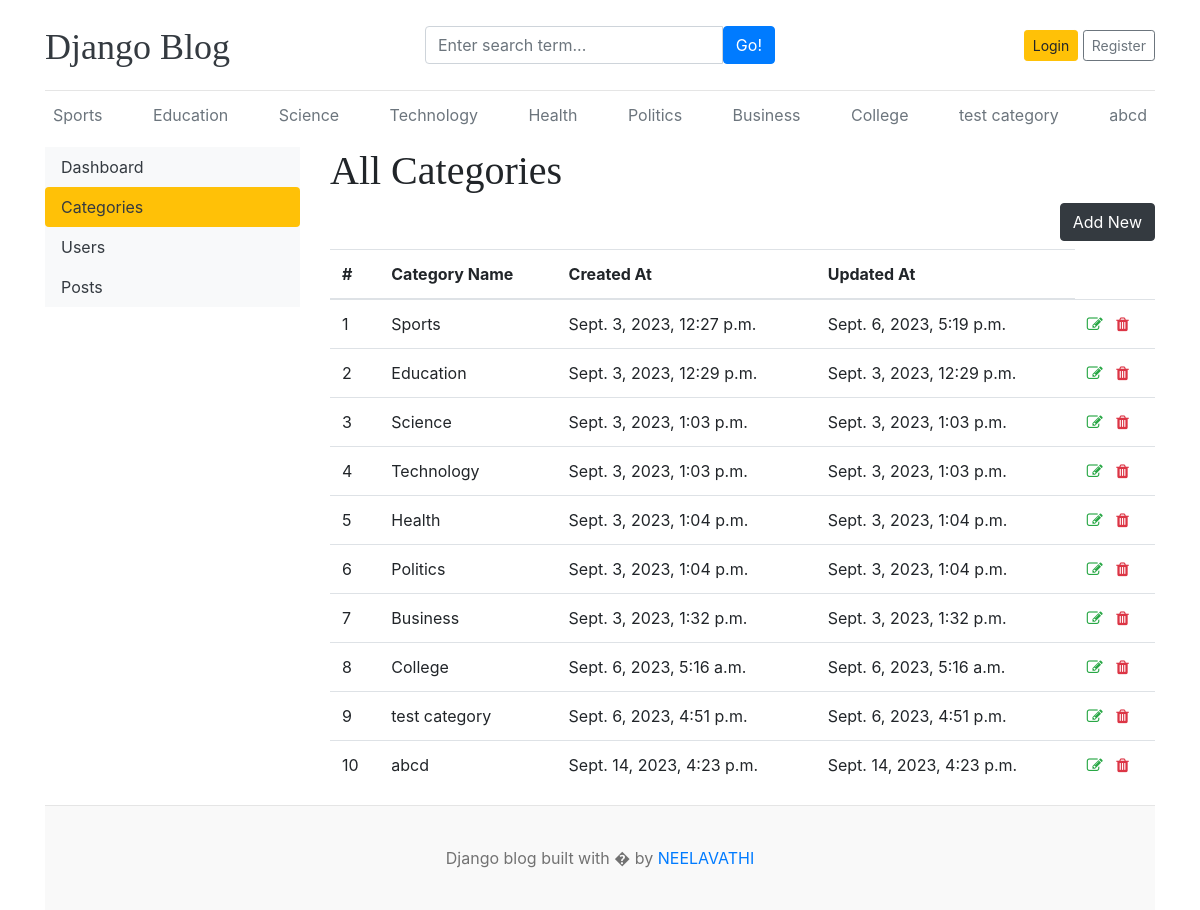
/dashboard/categories/, run on the app's committed database.
### blog/models.py (models this page shows)
class Category(models.Model):
    category_name=models.CharField(max_length=50,unique=True)
    created_at=models.DateTimeField(auto_now_add=True)
    updated_at=models.DateTimeField(auto_now=True)
    class Meta:
      verbose_name_plural='categories'
    def __str__(self):
      return self.category_name

### dashboards/views.py (the view)
# urls.py: path('categories/',views.categories,name='categories'),
def categories(request):
    return render(request,'dashboard/categories.html')

### blog/context_processors.py (called while the page is built)
def get_categories(request):
    categories=Category.objects.all()
    return dict(categories=categories)

def get_social_links(request):
    social_links=SocialLink.objects.all()
    return dict(social_links=social_links)

### templates/dashboard/categories.html (shortened to what this page needs)
{% extends 'base.html' %}
{% block content %}
  <div class="row">
    {% include 'dashboard/sidebar.html' %}
    <div class="col-md-9">
      <h1>All Categories</h1>
      <a href="{% url 'add_category' %}" class="btn btn-dark float-right mb-2">Add New</a>
      <table class="table table-hover">
        <thead>
          <tr>
            <th scope="col">#</th>
            <th scope="col">Category Name</th>
            <th scope="col">Created At</th>
            <th scope="col">Updated At</th>
          </tr>
          <tbody>
            {% for cat in categories %}
            <tr>
                <td>{{forloop.counter}}</td>
                <td>{{cat}}</td>
                <td>{{cat.created_at}}</td>
                <td>{{cat.updated_at}}</td>
                <td>
                    <a href="{% url 'edit_category' cat.id %}"><i class="fa fa-edit text-success"></i></a>
                    <a href="{% url 'delete_category' cat.id %}"><i class="fa fa-trash text-danger"></i></a>
                </td>
            </tr>
            {% endfor %}
          </tbody>
        </thead>
      </table>
    </div>
  </div>
{% endblock %}

### templates/base.html (shortened to what this page needs)
{% load static %}
<!DOCTYPE html>
<html lang="en">
<head>
    <link href="https://getbootstrap.com/docs/4.0/dist/css/bootstrap.min.css" rel="stylesheet">
    <link href="{% static 'css/blog.css' %}" rel="stylesheet">
    <link rel="stylesheet" href="https://cdnjs.cloudflare.com/ajax/libs/font-awesome/4.7.0/css/font-awesome.min.css">
  </head>
<body>
    <div class="container">
      <header class="blog-header py-3">
        <div class="row flex-nowrap justify-content-between align-items-center">
          <div class="col-4 pt-1">
            <a class="blog-header-logo text-dark" href="/">Django Blog</a>
          </div>
          <div class="col-4">
            <form action="{% url 'search' %}" method="GET">
                <div class="input-group">
                    <input class="form-control" type="text" name="keyword" value="{{keyword}}" placeholder="Enter search term..." aria-label="Enter search term..." aria-describedby="button-search" />
                    <button type="submit" class="btn btn-primary" id="button-search" type="button">Go!</button>
                </div>
            </form>
          </div>
          <div class="col-4 d-flex justify-content-end align-items-center">
            {% if not user.is_authenticated %}
            <a class="btn btn-sm btn-warning" href="{% url 'login' %}">Login</a> &nbsp;
            <a class="btn btn-sm btn-outline-secondary" href="{% url 'register' %}">Register</a>
          </div>
            {% else %}
            <span><a href="{% url 'dashboard' %}">Dashboard</a></span>
            &emsp;
            <span><a href="{% url 'logout' %}">Logout</a></span>
            {% endif %}
        </div>
      </header>
      <div class="nav-scroller py-1 mb-2">
        <nav class="nav d-flex justify-content-between">
          {% for cat in categories %}
          <a class="p-2 text-muted" href="{% url 'posts_by_category' cat.id %}">{{cat.category_name}}</a>
          {% endfor %}
        </nav>
      </div>
{% block content %}
{% endblock  %}
<footer class="blog-footer">
    <p>Django blog built with �  by <a href="#">NEELAVATHI</a></p>
  </footer>
  </body>
  </html>

### project1/static/css/blog.css (style rules this page uses)
.blog-header { border-bottom: 1px solid #e5e5e5; }
.blog-header-logo { font-family: "Playfair Display", Georgia, "Times New Roman", serif; font-size: 2.25rem; }
h1, h2, h3, h4, h5, h6 { font-family: "Playfair Display", Georgia, "Times New Roman", serif; }
.blog-footer { padding: 2.5rem 0; color: #727272; text-align: center; background-color: #f9f9f9; border-top: .05rem solid #e5e5e5; }
.blog-footer p:last-child { margin-bottom: 0; }

### data on the page
Category: category_name "Sports", created_at "Sept. 3, 2023, 12:27 p.m.", updated_at "Sept. 6, 2023, 5:19 p.m."
Category: category_name "Education", created_at "Sept. 3, 2023, 12:29 p.m.", updated_at "Sept. 3, 2023, 12:29 p.m."
Category: category_name "Science", created_at "Sept. 3, 2023, 1:03 p.m.", updated_at "Sept. 3, 2023, 1:03 p.m."
Category: category_name "Technology", created_at "Sept. 3, 2023, 1:03 p.m.", updated_at "Sept. 3, 2023, 1:03 p.m."
Category: category_name "Health", created_at "Sept. 3, 2023, 1:04 p.m.", updated_at "Sept. 3, 2023, 1:04 p.m."
Category: category_name "Politics", created_at "Sept. 3, 2023, 1:04 p.m.", updated_at "Sept. 3, 2023, 1:04 p.m."
Category: category_name "Business", created_at "Sept. 3, 2023, 1:32 p.m.", updated_at "Sept. 3, 2023, 1:32 p.m."
Category: category_name "College", created_at "Sept. 6, 2023, 5:16 a.m.", updated_at "Sept. 6, 2023, 5:16 a.m."
Category: category_name "test category", created_at "Sept. 6, 2023, 4:51 p.m.", updated_at "Sept. 6, 2023, 4:51 p.m."
Category: category_name "abcd", created_at "Sept. 14, 2023, 4:23 p.m.", updated_at "Sept. 14, 2023, 4:23 p.m."
